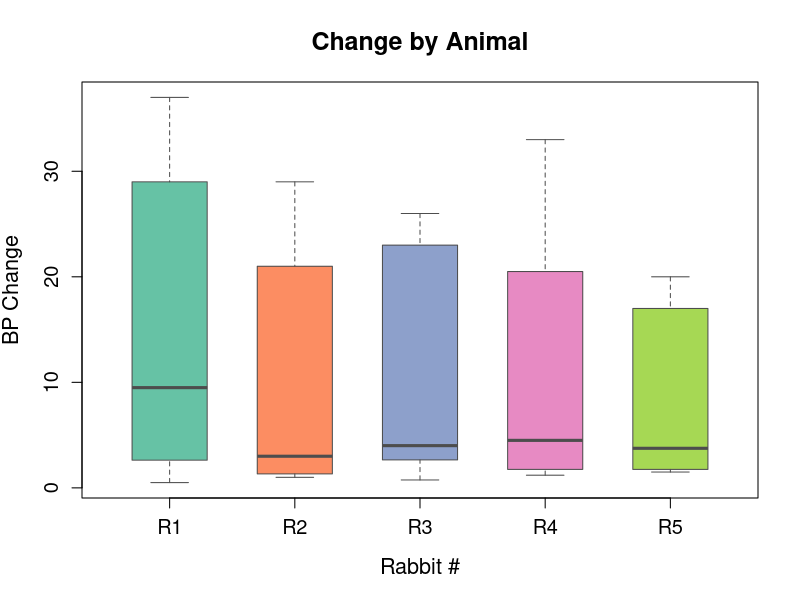

R code for this plot: (Note: this script raises an error after producing the figure.)
## ---- chunk 1
#Loading MASS package
library(MASS)

#Loading knitr package
library(knitr)

#Loading ggplot package
library(ggplot2)

#Loading Rabbit dataset
data(Rabbit)

#Dimensions of Rabbit dataset
print(paste(dim(Rabbit)))

#Sample rows from the dataset
kable(head(Rabbit,5))
## ---- chunk 2
#| label: fig-rabbit
#| fig-cap: "Boxplot of BP Change by Rabbit"
#Boxplot of BP change by rabbit
boxplot(BPchange ~ Animal, data = Rabbit,
        xlab = "Rabbit #", 
        ylab = "BP Change",
        main = "Change by Animal",
        col = c("#66c2a5", "#fc8d62", "#8da0cb", "#e78ac3", "#a6d854"),
        border = "gray30",
        boxwex = 0.6,
        cex.axis = 1.2,
        cex.lab = 1.3,
        cex.main = 1.5)

## ---- chunk 3
ggplot(rabbit, aes(x = Animal, y = BPchange, color = as.factor(Dose), group = Dose)) +
  geom_line() +
  geom_point() +
  labs(title = "Blood Pressure Change in Rabbits by Dose Over Time",
       x = "Time",
       y = "Change in Blood Pressure",
       color = "Dose") +
  theme_minimal()
